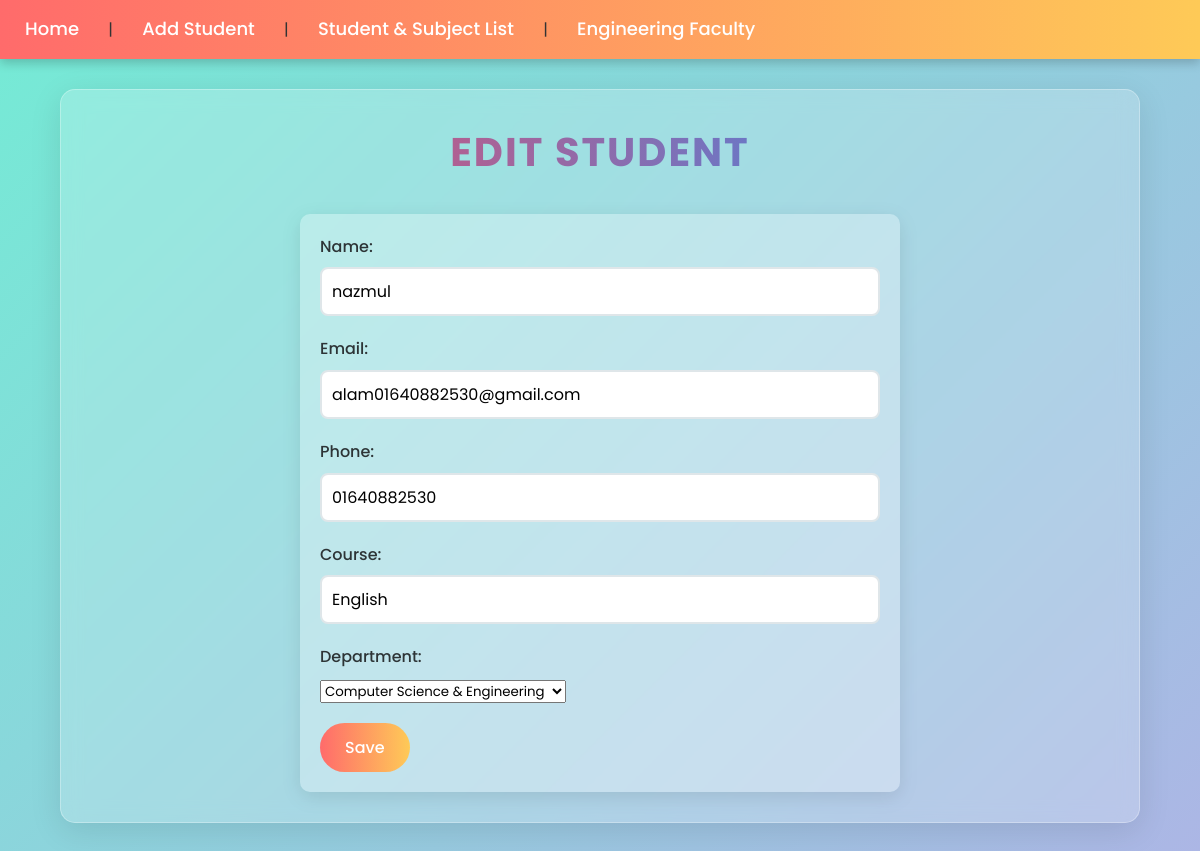
The page /student/1/edit/ on the database its author committed.
### students/models.py (models this page shows, shortened)
class Student(models.Model):
    DEPARTMENT_CHOICES = (
        ('CSE', 'Computer Science & Engineering'),
        ('EEE', 'Electrical & Electronic Engineering'),
        ('CIVIL', 'Civil Engineering'),
        ('ME', 'Mechanical Engineering'),
    )
    name = models.CharField(max_length=100)
    email = models.EmailField(unique=True)
    phone = models.CharField(max_length=15)
    course = models.CharField(max_length=100)
    department = models.CharField(max_length=10, choices=DEPARTMENT_CHOICES)  # default মুছে দিয়েছি

### students/views.py (the view, shortened to what this page needs)
# urls.py: path('student/<int:pk>/edit/', StudentUpdateView.as_view(), name='student_edit'),
class StudentUpdateView(UpdateView):
    model = Student
    form_class = StudentForm
    template_name = 'students/student_form.html'
    success_url = reverse_lazy('student_list')

### students/forms.py
class StudentForm(forms.ModelForm):
    class Meta:
        model = Student
        fields = ['name', 'email', 'phone', 'course', 'department']

### students/templates/students/student_form.html (shortened to what this page needs)
{% extends 'students/base.html' %}
{% block content %}
    <h1>{% if form.instance.pk %}Edit{% else %}Add{% endif %} Student</h1>
    <form method="post" class="student-form">
        {{ form.as_p }}
        <button type="submit">Save</button>
    </form>
{% endblock %}

### static/css/style.css (style rules this page uses)
* { margin: 0; padding: 0; box-sizing: border-box; font-family: 'Poppins', sans-serif; }
body { background: linear-gradient(135deg, #74ebd5, #acb6e5); color: #333; line-height: 1.6; min-height: 100vh; }
h1 { text-align: center; color: #2d3436; margin-bottom: 30px; font-size: 2.5rem; text-transform: uppercase; letter-spacing: 2px; background: linear-gradient(to right, #ff4757, #1e90ff); -webkit-background-clip: text; -webkit-text-fill-color: transparent; }
.student-form { max-width: 600px; margin: 0 auto; padding: 20px; background: rgba(255, 255, 255, 0.3); border-radius: 10px; box-shadow: 0 5px 20px rgba(0, 0, 0, 0.1); }
.student-form p { margin-bottom: 20px; }
.student-form label { display: block; margin-bottom: 8px; font-weight: 500; color: #2d3436; }
.student-form input { width: 100%; padding: 10px; border: 2px solid #dfe6e9; border-radius: 8px; font-size: 16px; transition: border-color 0.3s ease; }
.student-form button { background: linear-gradient(to right, #ff6b6b, #feca57); color: #fff; padding: 12px 25px; border: none; border-radius: 25px; cursor: pointer; font-size: 16px; font-weight: 500; transition: transform 0.3s ease, box-shadow 0.3s ease; }

### rows shown on the page
Student: name "nazmul", email "alam01640882530@gmail.com", phone "01640882530", course "English", department "Computer Science & Engineering"
